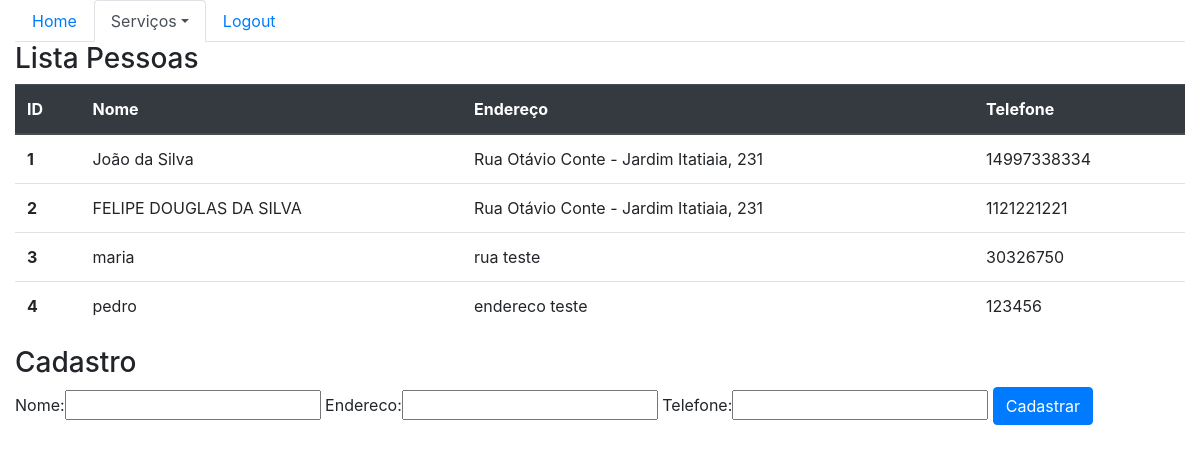
The page /sistema/pessoas/ (signed in) on the database as committed earlier.
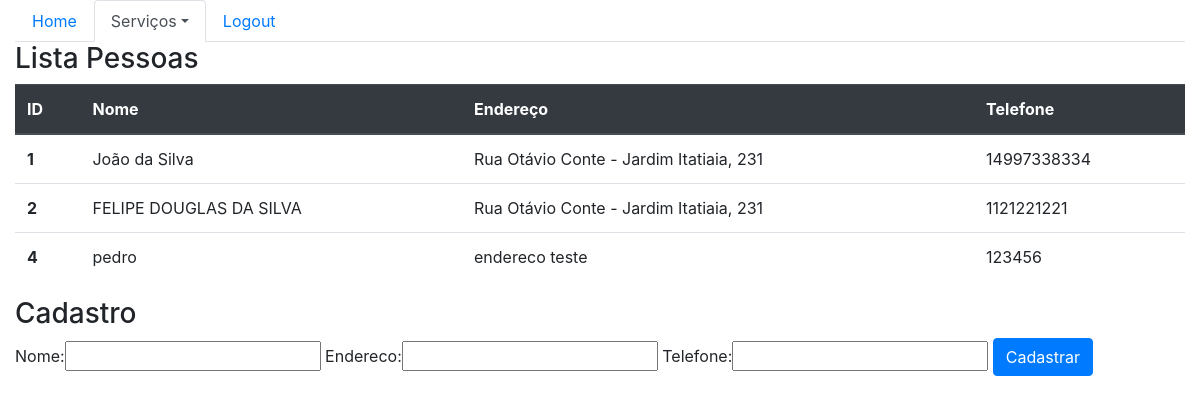
The same page on the database as committed later.
### core/models.py (models this page shows, shortened)
class Pessoa(models.Model):
    nome = models.CharField(max_length=100)
    endereco = models.CharField(max_length=200)
    telefone = models.CharField(max_length=20)

### core/views.py (the view)
@login_required
def lista_pessoas(request):
    pessoas = Pessoa.objects.all()
    form = PessoaForm()
    data = {'pessoas':pessoas, 'form':form}
    return render(request, 'core/lista_pessoas.html', data)

### core/forms.py
class PessoaForm(ModelForm):
    class Meta:
        model = Pessoa
        fields = '__all__'

### core/templates/core/lista_pessoas.html (shortened to what this page needs)
{% extends 'base.html'%}
{% load bootstrap %}
{% block menu %}
    <ul class="nav nav-tabs">
        <li class="nav-item">
        <a class="nav-link" href="{% url 'core_home' %}">Home</a>
        </li>
        <li class="nav-item dropdown">
        <a class="nav-link dropdown-toggle active" data-toggle="dropdown" href="#" role="button" aria-haspopup="true" aria-expanded="false">Serviços</a>
        </li>
        <li class="nav-item">
        <a class="nav-link" href="#">Logout</a>
        </li>
    </ul>
{% endblock %}
{% block main %}
<class class="row">
    <class class="col-sm-12">
        <h3>Lista Pessoas</h3>
        <table class="table">
            <thead class="thead-dark">
                <tr>
                <th scope="col">ID</th>
                <th scope="col">Nome</th>
                <th scope="col">Endereço</th>
                <th scope="col">Telefone</th>
                </tr>
            </thead>
            <tbody>
                {% for pessoa in pessoas%}
                <tr>
                <th scope="row">{{pessoa.id}}</th>
                <td>{{pessoa.nome}}</td>
                <td>{{pessoa.endereco}}</td>
                <td>{{pessoa.telefone}}</td>
                </tr>
                {% endfor %}
            </tbody>
        </table>
    </class>
    <class class="col-sm-12">
        <h3>Cadastro</h3>
        <form action="{% url 'core_pessoa_novo' %}" method="POST">
            {{ form|bootstrap }}
            <button type="submit" class="btn btn-primary">Cadastrar</button>
        </form>
    </class>
</class>
{% endblock %}

Rows that differ between the two databases and show on the page:
removed Pessoa: id "3", nome "maria", endereco "rua teste", telefone "30326750"
